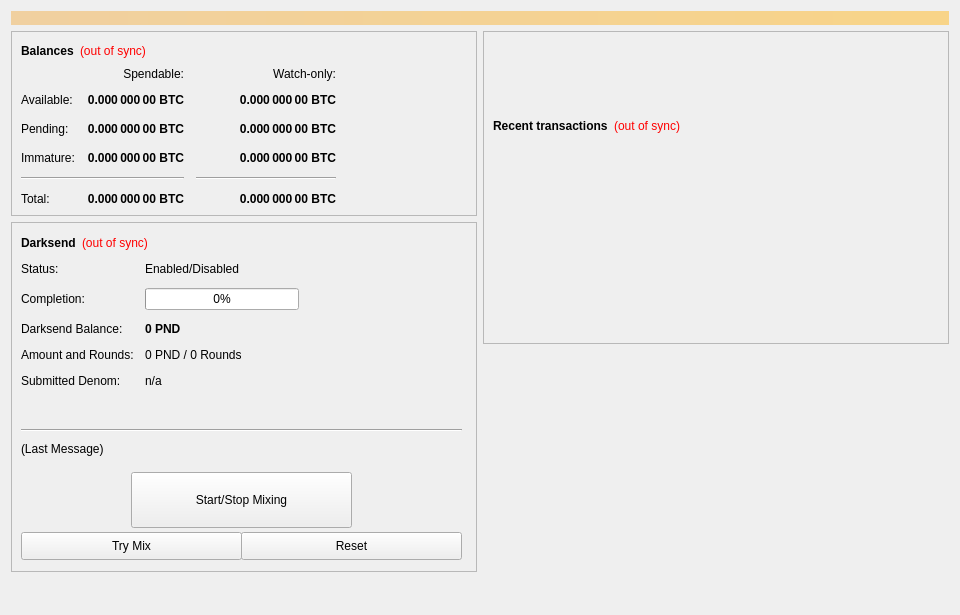
<?xml version="1.0" encoding="UTF-8"?>
<ui version="4.0">
 <class>OverviewPage</class>
 <widget class="QWidget" name="OverviewPage">
  <property name="geometry">
   <rect>
    <x>0</x>
    <y>0</y>
    <width>960</width>
    <height>615</height>
   </rect>
  </property>
  <property name="minimumSize">
   <size>
    <width>960</width>
    <height>0</height>
   </size>
  </property>
  <property name="windowTitle">
   <string>Form</string>
  </property>
  <layout class="QVBoxLayout" name="topLayout">
   <item>
    <widget class="QLabel" name="labelAlerts">
     <property name="visible">
      <bool>false</bool>
     </property>
     <property name="styleSheet">
      <string notr="true">background-color: qlineargradient(x1: 0, y1: 0, x2: 1, y2: 0, stop:0 #F0D0A0, stop:1 #F8D488); color:#000000;</string>
     </property>
     <property name="wordWrap">
      <bool>true</bool>
     </property>
     <property name="margin">
      <number>3</number>
     </property>
    </widget>
   </item>
   <item>
    <layout class="QHBoxLayout" name="horizontalLayout" stretch="1,1">
     <item>
      <layout class="QVBoxLayout" name="verticalLayout_2">
       <item>
        <widget class="QFrame" name="frame">
         <property name="frameShape">
          <enum>QFrame::StyledPanel</enum>
         </property>
         <property name="frameShadow">
          <enum>QFrame::Raised</enum>
         </property>
         <layout class="QVBoxLayout" name="verticalLayout_4">
          <item>
           <layout class="QHBoxLayout" name="horizontalLayout_4">
            <item>
             <widget class="QLabel" name="label_5">
              <property name="font">
               <font>
                <weight>75</weight>
                <bold>true</bold>
               </font>
              </property>
              <property name="text">
               <string>Balances</string>
              </property>
             </widget>
            </item>
            <item>
             <widget class="QLabel" name="labelWalletStatus">
              <property name="cursor">
               <cursorShape>WhatsThisCursor</cursorShape>
              </property>
              <property name="toolTip">
               <string>The displayed information may be out of date. Your wallet automatically synchronizes with the PND network after a connection is established, but this process has not completed yet.</string>
              </property>
              <property name="styleSheet">
               <string notr="true">QLabel { color: red; }</string>
              </property>
              <property name="text">
               <string notr="true">(out of sync)</string>
              </property>
              <property name="alignment">
               <set>Qt::AlignLeading|Qt::AlignLeft|Qt::AlignVCenter</set>
              </property>
             </widget>
            </item>
            <item>
             <spacer name="horizontalSpacer_3">
              <property name="orientation">
               <enum>Qt::Horizontal</enum>
              </property>
              <property name="sizeHint" stdset="0">
               <size>
                <width>40</width>
                <height>20</height>
               </size>
              </property>
             </spacer>
            </item>
           </layout>
          </item>
          <item>
           <layout class="QGridLayout" name="gridLayout">
            <property name="spacing">
             <number>12</number>
            </property>
            <item row="2" column="2">
             <widget class="QLabel" name="labelWatchPending">
              <property name="font">
               <font>
                <weight>75</weight>
                <bold>true</bold>
               </font>
              </property>
              <property name="cursor">
               <cursorShape>IBeamCursor</cursorShape>
              </property>
              <property name="toolTip">
               <string>Unconfirmed transactions to watch-only addresses</string>
              </property>
              <property name="text">
               <string notr="true">0.000 000 00 BTC</string>
              </property>
              <property name="alignment">
               <set>Qt::AlignRight|Qt::AlignTrailing|Qt::AlignVCenter</set>
              </property>
              <property name="textInteractionFlags">
               <set>Qt::LinksAccessibleByMouse|Qt::TextSelectableByKeyboard|Qt::TextSelectableByMouse</set>
              </property>
             </widget>
            </item>
            <item row="2" column="1">
             <widget class="QLabel" name="labelUnconfirmed">
              <property name="font">
               <font>
                <weight>75</weight>
                <bold>true</bold>
               </font>
              </property>
              <property name="cursor">
               <cursorShape>IBeamCursor</cursorShape>
              </property>
              <property name="toolTip">
               <string>Total of transactions that have yet to be confirmed, and do not yet count toward the spendable balance</string>
              </property>
              <property name="text">
               <string notr="true">0.000 000 00 BTC</string>
              </property>
              <property name="alignment">
               <set>Qt::AlignRight|Qt::AlignTrailing|Qt::AlignVCenter</set>
              </property>
              <property name="textInteractionFlags">
               <set>Qt::LinksAccessibleByMouse|Qt::TextSelectableByKeyboard|Qt::TextSelectableByMouse</set>
              </property>
             </widget>
            </item>
            <item row="3" column="2">
             <widget class="QLabel" name="labelWatchImmature">
              <property name="font">
               <font>
                <weight>75</weight>
                <bold>true</bold>
               </font>
              </property>
              <property name="cursor">
               <cursorShape>IBeamCursor</cursorShape>
              </property>
              <property name="toolTip">
               <string>Staked or masternode rewards in watch-only addresses that has not yet matured</string>
              </property>
              <property name="text">
               <string notr="true">0.000 000 00 BTC</string>
              </property>
              <property name="alignment">
               <set>Qt::AlignRight|Qt::AlignTrailing|Qt::AlignVCenter</set>
              </property>
              <property name="textInteractionFlags">
               <set>Qt::LinksAccessibleByMouse|Qt::TextSelectableByKeyboard|Qt::TextSelectableByMouse</set>
              </property>
             </widget>
            </item>
            <item row="4" column="0" colspan="2">
             <widget class="Line" name="lineSpendableBalance">
              <property name="orientation">
               <enum>Qt::Horizontal</enum>
              </property>
             </widget>
            </item>
            <item row="4" column="2">
             <widget class="Line" name="lineWatchBalance">
              <property name="sizePolicy">
               <sizepolicy hsizetype="Preferred" vsizetype="Fixed">
                <horstretch>0</horstretch>
                <verstretch>0</verstretch>
               </sizepolicy>
              </property>
              <property name="minimumSize">
               <size>
                <width>140</width>
                <height>0</height>
               </size>
              </property>
              <property name="orientation">
               <enum>Qt::Horizontal</enum>
              </property>
             </widget>
            </item>
            <item row="5" column="0">
             <widget class="QLabel" name="labelTotalText">
              <property name="text">
               <string>Total:</string>
              </property>
             </widget>
            </item>
            <item row="3" column="1">
             <widget class="QLabel" name="labelImmature">
              <property name="font">
               <font>
                <weight>75</weight>
                <bold>true</bold>
               </font>
              </property>
              <property name="cursor">
               <cursorShape>IBeamCursor</cursorShape>
              </property>
              <property name="toolTip">
               <string>Staked or masternode rewards that has not yet matured</string>
              </property>
              <property name="text">
               <string notr="true">0.000 000 00 BTC</string>
              </property>
              <property name="alignment">
               <set>Qt::AlignRight|Qt::AlignTrailing|Qt::AlignVCenter</set>
              </property>
              <property name="textInteractionFlags">
               <set>Qt::LinksAccessibleByMouse|Qt::TextSelectableByKeyboard|Qt::TextSelectableByMouse</set>
              </property>
             </widget>
            </item>
            <item row="2" column="3">
             <spacer name="horizontalSpacer_2">
              <property name="orientation">
               <enum>Qt::Horizontal</enum>
              </property>
              <property name="sizeHint" stdset="0">
               <size>
                <width>40</width>
                <height>20</height>
               </size>
              </property>
             </spacer>
            </item>
            <item row="3" column="0">
             <widget class="QLabel" name="labelImmatureText">
              <property name="text">
               <string>Immature:</string>
              </property>
             </widget>
            </item>
            <item row="5" column="1">
             <widget class="QLabel" name="labelTotal">
              <property name="font">
               <font>
                <weight>75</weight>
                <bold>true</bold>
               </font>
              </property>
              <property name="cursor">
               <cursorShape>IBeamCursor</cursorShape>
              </property>
              <property name="toolTip">
               <string>Your current total balance</string>
              </property>
              <property name="text">
               <string notr="true">0.000 000 00 BTC</string>
              </property>
              <property name="alignment">
               <set>Qt::AlignRight|Qt::AlignTrailing|Qt::AlignVCenter</set>
              </property>
              <property name="textInteractionFlags">
               <set>Qt::LinksAccessibleByMouse|Qt::TextSelectableByKeyboard|Qt::TextSelectableByMouse</set>
              </property>
             </widget>
            </item>
            <item row="5" column="2">
             <widget class="QLabel" name="labelWatchTotal">
              <property name="font">
               <font>
                <weight>75</weight>
                <bold>true</bold>
               </font>
              </property>
              <property name="cursor">
               <cursorShape>IBeamCursor</cursorShape>
              </property>
              <property name="toolTip">
               <string>Current total balance in watch-only addresses</string>
              </property>
              <property name="text">
               <string notr="true">0.000 000 00 BTC</string>
              </property>
              <property name="alignment">
               <set>Qt::AlignRight|Qt::AlignTrailing|Qt::AlignVCenter</set>
              </property>
              <property name="textInteractionFlags">
               <set>Qt::LinksAccessibleByMouse|Qt::TextSelectableByKeyboard|Qt::TextSelectableByMouse</set>
              </property>
             </widget>
            </item>
            <item row="0" column="2">
             <widget class="QLabel" name="labelWatchonly">
              <property name="text">
               <string>Watch-only:</string>
              </property>
              <property name="alignment">
               <set>Qt::AlignRight|Qt::AlignTrailing|Qt::AlignVCenter</set>
              </property>
             </widget>
            </item>
            <item row="1" column="0">
             <widget class="QLabel" name="labelBalanceText">
              <property name="text">
               <string>Available:</string>
              </property>
             </widget>
            </item>
            <item row="1" column="1">
             <widget class="QLabel" name="labelBalance">
              <property name="font">
               <font>
                <weight>75</weight>
                <bold>true</bold>
               </font>
              </property>
              <property name="cursor">
               <cursorShape>IBeamCursor</cursorShape>
              </property>
              <property name="toolTip">
               <string>Your current spendable balance</string>
              </property>
              <property name="text">
               <string notr="true">0.000 000 00 BTC</string>
              </property>
              <property name="alignment">
               <set>Qt::AlignRight|Qt::AlignTrailing|Qt::AlignVCenter</set>
              </property>
              <property name="textInteractionFlags">
               <set>Qt::LinksAccessibleByMouse|Qt::TextSelectableByKeyboard|Qt::TextSelectableByMouse</set>
              </property>
             </widget>
            </item>
            <item row="1" column="2">
             <widget class="QLabel" name="labelWatchAvailable">
              <property name="font">
               <font>
                <weight>75</weight>
                <bold>true</bold>
               </font>
              </property>
              <property name="cursor">
               <cursorShape>IBeamCursor</cursorShape>
              </property>
              <property name="toolTip">
               <string>Your current balance in watch-only addresses</string>
              </property>
              <property name="text">
               <string notr="true">0.000 000 00 BTC</string>
              </property>
              <property name="alignment">
               <set>Qt::AlignRight|Qt::AlignTrailing|Qt::AlignVCenter</set>
              </property>
              <property name="textInteractionFlags">
               <set>Qt::LinksAccessibleByMouse|Qt::TextSelectableByKeyboard|Qt::TextSelectableByMouse</set>
              </property>
             </widget>
            </item>
            <item row="2" column="0">
             <widget class="QLabel" name="labelPendingText">
              <property name="text">
               <string>Pending:</string>
              </property>
             </widget>
            </item>
            <item row="0" column="1">
             <widget class="QLabel" name="labelSpendable">
              <property name="text">
               <string>Spendable:</string>
              </property>
              <property name="alignment">
               <set>Qt::AlignRight|Qt::AlignTrailing|Qt::AlignVCenter</set>
              </property>
             </widget>
            </item>
           </layout>
          </item>
         </layout>
        </widget>
       </item>
       <item>
        <widget class="QFrame" name="frameDarksend">
         <property name="minimumSize">
          <size>
           <width>0</width>
           <height>350</height>
          </size>
         </property>
         <property name="layoutDirection">
          <enum>Qt::LeftToRight</enum>
         </property>
         <property name="frameShape">
          <enum>QFrame::StyledPanel</enum>
         </property>
         <property name="frameShadow">
          <enum>QFrame::Raised</enum>
         </property>
         <widget class="QWidget" name="formLayoutWidget">
          <property name="geometry">
           <rect>
            <x>10</x>
            <y>40</y>
            <width>451</width>
            <height>161</height>
           </rect>
          </property>
          <layout class="QFormLayout" name="formLayout">
           <property name="fieldGrowthPolicy">
            <enum>QFormLayout::AllNonFixedFieldsGrow</enum>
           </property>
           <property name="horizontalSpacing">
            <number>11</number>
           </property>
           <property name="verticalSpacing">
            <number>12</number>
           </property>
           <item row="0" column="0">
            <widget class="QLabel" name="label_6">
             <property name="text">
              <string>Status:</string>
             </property>
            </widget>
           </item>
           <item row="1" column="0">
            <widget class="QLabel" name="label_7">
             <property name="text">
              <string>Completion:</string>
             </property>
            </widget>
           </item>
           <item row="1" column="1">
            <widget class="QProgressBar" name="DarksendProgress">
             <property name="maximumSize">
              <size>
               <width>154</width>
               <height>16777215</height>
              </size>
             </property>
             <property name="value">
              <number>0</number>
             </property>
            </widget>
           </item>
           <item row="2" column="0">
            <widget class="QLabel" name="labelAnonymizedText">
             <property name="text">
              <string>Darksend Balance:</string>
             </property>
            </widget>
           </item>
           <item row="2" column="1">
            <widget class="QLabel" name="labelAnonymized">
             <property name="font">
              <font>
               <weight>75</weight>
               <bold>true</bold>
              </font>
             </property>
             <property name="text">
              <string notr="true">0 PND</string>
             </property>
            </widget>
           </item>
           <item row="3" column="0">
            <widget class="QLabel" name="label_8">
             <property name="text">
              <string>Amount and Rounds:</string>
             </property>
            </widget>
           </item>
           <item row="3" column="1">
            <widget class="QLabel" name="labelAmountRounds">
             <property name="text">
              <string>0 PND / 0 Rounds</string>
             </property>
            </widget>
           </item>
           <item row="4" column="0">
            <widget class="QLabel" name="label_9">
             <property name="text">
              <string>Submitted Denom:</string>
             </property>
            </widget>
           </item>
           <item row="4" column="1">
            <widget class="QLabel" name="labelSubmittedDenom">
             <property name="toolTip">
              <string>The denominations you submitted to the Masternode.&lt;br&gt;To mix, other users must submit the exact same denominations.</string>
             </property>
             <property name="text">
              <string>n/a</string>
             </property>
            </widget>
           </item>
           <item row="0" column="1">
            <widget class="QLabel" name="DarksendEnabled">
             <property name="text">
              <string>Enabled/Disabled</string>
             </property>
            </widget>
           </item>
          </layout>
         </widget>
         <widget class="QPushButton" name="runAutoDenom">
          <property name="geometry">
           <rect>
            <x>251</x>
            <y>17</y>
            <width>1</width>
            <height>1</height>
           </rect>
          </property>
          <property name="palette">
           <palette>
            <active>
             <colorrole role="WindowText">
              <brush brushstyle="SolidPattern">
               <color alpha="255">
                <red>0</red>
                <green>0</green>
                <blue>0</blue>
               </color>
              </brush>
             </colorrole>
             <colorrole role="Button">
              <brush brushstyle="SolidPattern">
               <color alpha="255">
                <red>239</red>
                <green>238</green>
                <blue>238</blue>
               </color>
              </brush>
             </colorrole>
             <colorrole role="Light">
              <brush brushstyle="SolidPattern">
               <color alpha="255">
                <red>255</red>
                <green>255</green>
                <blue>255</blue>
               </color>
              </brush>
             </colorrole>
             <colorrole role="Midlight">
              <brush brushstyle="SolidPattern">
               <color alpha="255">
                <red>247</red>
                <green>246</green>
                <blue>246</blue>
               </color>
              </brush>
             </colorrole>
             <colorrole role="Dark">
              <brush brushstyle="SolidPattern">
               <color alpha="255">
                <red>119</red>
                <green>119</green>
                <blue>119</blue>
               </color>
              </brush>
             </colorrole>
             <colorrole role="Mid">
              <brush brushstyle="SolidPattern">
               <color alpha="255">
                <red>159</red>
                <green>159</green>
                <blue>159</blue>
               </color>
              </brush>
             </colorrole>
             <colorrole role="Text">
              <brush brushstyle="SolidPattern">
               <color alpha="255">
                <red>0</red>
                <green>0</green>
                <blue>0</blue>
               </color>
              </brush>
             </colorrole>
             <colorrole role="BrightText">
              <brush brushstyle="SolidPattern">
               <color alpha="255">
                <red>255</red>
                <green>255</green>
                <blue>255</blue>
               </color>
              </brush>
             </colorrole>
             <colorrole role="ButtonText">
              <brush brushstyle="SolidPattern">
               <color alpha="255">
                <red>0</red>
                <green>0</green>
                <blue>0</blue>
               </color>
              </brush>
             </colorrole>
             <colorrole role="Base">
              <brush brushstyle="SolidPattern">
               <color alpha="255">
                <red>255</red>
                <green>255</green>
                <blue>255</blue>
               </color>
              </brush>
             </colorrole>
             <colorrole role="Window">
              <brush brushstyle="SolidPattern">
               <color alpha="255">
                <red>239</red>
                <green>238</green>
                <blue>238</blue>
               </color>
              </brush>
             </colorrole>
             <colorrole role="Shadow">
              <brush brushstyle="SolidPattern">
               <color alpha="255">
                <red>0</red>
                <green>0</green>
                <blue>0</blue>
               </color>
              </brush>
             </colorrole>
             <colorrole role="AlternateBase">
              <brush brushstyle="SolidPattern">
               <color alpha="255">
                <red>247</red>
                <green>246</green>
                <blue>246</blue>
               </color>
              </brush>
             </colorrole>
             <colorrole role="ToolTipBase">
              <brush brushstyle="SolidPattern">
               <color alpha="255">
                <red>255</red>
                <green>255</green>
                <blue>220</blue>
               </color>
              </brush>
             </colorrole>
             <colorrole role="ToolTipText">
              <brush brushstyle="SolidPattern">
               <color alpha="255">
                <red>0</red>
                <green>0</green>
                <blue>0</blue>
               </color>
              </brush>
             </colorrole>
            </active>
            <inactive>
             <colorrole role="WindowText">
              <brush brushstyle="SolidPattern">
               <color alpha="255">
                <red>0</red>
                <green>0</green>
                <blue>0</blue>
               </color>
              </brush>
             </colorrole>
             <colorrole role="Button">
              <brush brushstyle="SolidPattern">
               <color alpha="255">
                <red>239</red>
                <green>238</green>
                <blue>238</blue>
               </color>
              </brush>
             </colorrole>
             <colorrole role="Light">
              <brush brushstyle="SolidPattern">
               <color alpha="255">
                <red>255</red>
                <green>255</green>
                <blue>255</blue>
               </color>
              </brush>
             </colorrole>
             <colorrole role="Midlight">
              <brush brushstyle="SolidPattern">
               <color alpha="255">
                <red>247</red>
                <green>246</green>
                <blue>246</blue>
               </color>
              </brush>
             </colorrole>
             <colorrole role="Dark">
              <brush brushstyle="SolidPattern">
               <color alpha="255">
                <red>119</red>
                <green>119</green>
                <blue>119</blue>
               </color>
              </brush>
             </colorrole>
             <colorrole role="Mid">
              <brush brushstyle="SolidPattern">
               <color alpha="255">
                <red>159</red>
                <green>159</green>
                <blue>159</blue>
               </color>
              </brush>
             </colorrole>
             <colorrole role="Text">
              <brush brushstyle="SolidPattern">
               <color alpha="255">
                <red>0</red>
                <green>0</green>
                <blue>0</blue>
               </color>
              </brush>
             </colorrole>
             <colorrole role="BrightText">
              <brush brushstyle="SolidPattern">
               <color alpha="255">
                <red>255</red>
                <green>255</green>
                <blue>255</blue>
               </color>
              </brush>
             </colorrole>
             <colorrole role="ButtonText">
              <brush brushstyle="SolidPattern">
               <color alpha="255">
                <red>0</red>
                <green>0</green>
                <blue>0</blue>
               </color>
              </brush>
             </colorrole>
             <colorrole role="Base">
              <brush brushstyle="SolidPattern">
               <color alpha="255">
                <red>255</red>
                <green>255</green>
                <blue>255</blue>
               </color>
              </brush>
             </colorrole>
             <colorrole role="Window">
              <brush brushstyle="SolidPattern">
               <color alpha="255">
                <red>239</red>
                <green>238</green>
                <blue>238</blue>
               </color>
              </brush>
             </colorrole>
             <colorrole role="Shadow">
              <brush brushstyle="SolidPattern">
               <color alpha="255">
                <red>0</red>
                <green>0</green>
                <blue>0</blue>
               </color>
              </brush>
             </colorrole>
             <colorrole role="AlternateBase">
              <brush brushstyle="SolidPattern">
               <color alpha="255">
                <red>247</red>
                <green>246</green>
                <blue>246</blue>
               </color>
              </brush>
             </colorrole>
             <colorrole role="ToolTipBase">
              <brush brushstyle="SolidPattern">
               <color alpha="255">
                <red>255</red>
                <green>255</green>
                <blue>220</blue>
               </color>
              </brush>
             </colorrole>
             <colorrole role="ToolTipText">
              <brush brushstyle="SolidPattern">
               <color alpha="255">
                <red>0</red>
                <green>0</green>
                <blue>0</blue>
               </color>
              </brush>
             </colorrole>
            </inactive>
            <disabled>
             <colorrole role="WindowText">
              <brush brushstyle="SolidPattern">
               <color alpha="255">
                <red>119</red>
                <green>119</green>
                <blue>119</blue>
               </color>
              </brush>
             </colorrole>
             <colorrole role="Button">
              <brush brushstyle="SolidPattern">
               <color alpha="255">
                <red>239</red>
                <green>238</green>
                <blue>238</blue>
               </color>
              </brush>
             </colorrole>
             <colorrole role="Light">
              <brush brushstyle="SolidPattern">
               <color alpha="255">
                <red>255</red>
                <green>255</green>
                <blue>255</blue>
               </color>
              </brush>
             </colorrole>
             <colorrole role="Midlight">
              <brush brushstyle="SolidPattern">
               <color alpha="255">
                <red>247</red>
                <green>246</green>
                <blue>246</blue>
               </color>
              </brush>
             </colorrole>
             <colorrole role="Dark">
              <brush brushstyle="SolidPattern">
               <color alpha="255">
                <red>119</red>
                <green>119</green>
                <blue>119</blue>
               </color>
              </brush>
             </colorrole>
             <colorrole role="Mid">
              <brush brushstyle="SolidPattern">
               <color alpha="255">
                <red>159</red>
                <green>159</green>
                <blue>159</blue>
               </color>
              </brush>
             </colorrole>
             <colorrole role="Text">
              <brush brushstyle="SolidPattern">
               <color alpha="255">
                <red>119</red>
                <green>119</green>
                <blue>119</blue>
               </color>
              </brush>
             </colorrole>
             <colorrole role="BrightText">
              <brush brushstyle="SolidPattern">
               <color alpha="255">
                <red>255</red>
                <green>255</green>
                <blue>255</blue>
               </color>
              </brush>
             </colorrole>
             <colorrole role="ButtonText">
              <brush brushstyle="SolidPattern">
               <color alpha="255">
                <red>119</red>
                <green>119</green>
                <blue>119</blue>
               </color>
              </brush>
             </colorrole>
             <colorrole role="Base">
              <brush brushstyle="SolidPattern">
               <color alpha="255">
                <red>239</red>
                <green>238</green>
                <blue>238</blue>
               </color>
              </brush>
             </colorrole>
             <colorrole role="Window">
              <brush brushstyle="SolidPattern">
               <color alpha="255">
                <red>239</red>
                <green>238</green>
                <blue>238</blue>
               </color>
              </brush>
             </colorrole>
             <colorrole role="Shadow">
              <brush brushstyle="SolidPattern">
               <color alpha="255">
                <red>0</red>
                <green>0</green>
                <blue>0</blue>
               </color>
              </brush>
             </colorrole>
             <colorrole role="AlternateBase">
              <brush brushstyle="SolidPattern">
               <color alpha="255">
                <red>239</red>
                <green>238</green>
                <blue>238</blue>
               </color>
              </brush>
             </colorrole>
             <colorrole role="ToolTipBase">
              <brush brushstyle="SolidPattern">
               <color alpha="255">
                <red>255</red>
                <green>255</green>
                <blue>220</blue>
               </color>
              </brush>
             </colorrole>
             <colorrole role="ToolTipText">
              <brush brushstyle="SolidPattern">
               <color alpha="255">
                <red>0</red>
                <green>0</green>
                <blue>0</blue>
               </color>
              </brush>
             </colorrole>
            </disabled>
           </palette>
          </property>
          <property name="focusPolicy">
           <enum>Qt::NoFocus</enum>
          </property>
          <property name="autoFillBackground">
           <bool>true</bool>
          </property>
          <property name="text">
           <string/>
          </property>
          <property name="flat">
           <bool>true</bool>
          </property>
         </widget>
         <widget class="QPushButton" name="toggleDarksend">
          <property name="geometry">
           <rect>
            <x>120</x>
            <y>250</y>
            <width>221</width>
            <height>56</height>
           </rect>
          </property>
          <property name="sizePolicy">
           <sizepolicy hsizetype="MinimumExpanding" vsizetype="Fixed">
            <horstretch>0</horstretch>
            <verstretch>0</verstretch>
           </sizepolicy>
          </property>
          <property name="text">
           <string>Start/Stop Mixing</string>
          </property>
         </widget>
         <widget class="Line" name="lineLastMessage">
          <property name="geometry">
           <rect>
            <x>10</x>
            <y>200</y>
            <width>441</width>
            <height>16</height>
           </rect>
          </property>
          <property name="orientation">
           <enum>Qt::Horizontal</enum>
          </property>
         </widget>
         <widget class="QLabel" name="DarksendStatus">
          <property name="geometry">
           <rect>
            <x>10</x>
            <y>220</y>
            <width>451</width>
            <height>61</height>
           </rect>
          </property>
          <property name="minimumSize">
           <size>
            <width>288</width>
            <height>43</height>
           </size>
          </property>
          <property name="text">
           <string>(Last Message)</string>
          </property>
          <property name="alignment">
           <set>Qt::AlignLeading|Qt::AlignLeft|Qt::AlignTop</set>
          </property>
          <property name="wordWrap">
           <bool>true</bool>
          </property>
         </widget>
         <widget class="QPushButton" name="DarksendAuto">
          <property name="geometry">
           <rect>
            <x>10</x>
            <y>310</y>
            <width>221</width>
            <height>28</height>
           </rect>
          </property>
          <property name="sizePolicy">
           <sizepolicy hsizetype="MinimumExpanding" vsizetype="Fixed">
            <horstretch>0</horstretch>
            <verstretch>0</verstretch>
           </sizepolicy>
          </property>
          <property name="toolTip">
           <string>Try to manually submit a Darksend request.</string>
          </property>
          <property name="text">
           <string>Try Mix</string>
          </property>
         </widget>
         <widget class="QPushButton" name="DarksendReset">
          <property name="geometry">
           <rect>
            <x>230</x>
            <y>310</y>
            <width>221</width>
            <height>28</height>
           </rect>
          </property>
          <property name="sizePolicy">
           <sizepolicy hsizetype="MinimumExpanding" vsizetype="Fixed">
            <horstretch>0</horstretch>
            <verstretch>0</verstretch>
           </sizepolicy>
          </property>
          <property name="toolTip">
           <string>Reset the current status of Darksend (can interrupt Darksend if it's in the process of Mixing, which can cost you money!)</string>
          </property>
          <property name="autoFillBackground">
           <bool>false</bool>
          </property>
          <property name="text">
           <string>Reset</string>
          </property>
         </widget>
         <widget class="QWidget" name="layoutWidget">
          <property name="geometry">
           <rect>
            <x>10</x>
            <y>10</y>
            <width>431</width>
            <height>22</height>
           </rect>
          </property>
          <layout class="QHBoxLayout" name="horizontalLayout_5">
           <item>
            <widget class="QLabel" name="label_2">
             <property name="font">
              <font>
               <weight>75</weight>
               <bold>true</bold>
              </font>
             </property>
             <property name="text">
              <string>Darksend</string>
             </property>
            </widget>
           </item>
           <item>
            <widget class="QLabel" name="labelDarksendSyncStatus">
             <property name="toolTip">
              <string>The displayed information may be out of date. Your wallet automatically synchronizes with the PND network after a connection is established, but this process has not completed yet.</string>
             </property>
             <property name="styleSheet">
              <string notr="true">QLabel { color: red; }</string>
             </property>
             <property name="text">
              <string notr="true">(out of sync)</string>
             </property>
             <property name="alignment">
              <set>Qt::AlignLeading|Qt::AlignLeft|Qt::AlignVCenter</set>
             </property>
            </widget>
           </item>
           <item>
            <spacer name="horizontalSpacer_4">
             <property name="orientation">
              <enum>Qt::Horizontal</enum>
             </property>
             <property name="sizeHint" stdset="0">
              <size>
               <width>40</width>
               <height>20</height>
              </size>
             </property>
            </spacer>
           </item>
          </layout>
         </widget>
        </widget>
       </item>
       <item>
        <spacer name="verticalSpacer">
         <property name="orientation">
          <enum>Qt::Vertical</enum>
         </property>
         <property name="sizeHint" stdset="0">
          <size>
           <width>20</width>
           <height>40</height>
          </size>
         </property>
        </spacer>
       </item>
      </layout>
     </item>
     <item>
      <layout class="QVBoxLayout" name="verticalLayout_3">
       <item>
        <widget class="QFrame" name="frame_2">
         <property name="frameShape">
          <enum>QFrame::StyledPanel</enum>
         </property>
         <property name="frameShadow">
          <enum>QFrame::Raised</enum>
         </property>
         <layout class="QVBoxLayout" name="verticalLayout">
          <item>
           <spacer name="verticalSpacer_3">
            <property name="orientation">
             <enum>Qt::Vertical</enum>
            </property>
            <property name="sizeType">
             <enum>QSizePolicy::Fixed</enum>
            </property>
            <property name="sizeHint" stdset="0">
             <size>
              <width>20</width>
              <height>75</height>
             </size>
            </property>
           </spacer>
          </item>
          <item>
           <layout class="QHBoxLayout" name="horizontalLayout_2">
            <item>
             <widget class="QLabel" name="label_4">
              <property name="font">
               <font>
                <weight>75</weight>
                <bold>true</bold>
               </font>
              </property>
              <property name="text">
               <string>Recent transactions</string>
              </property>
             </widget>
            </item>
            <item>
             <widget class="QLabel" name="labelTransactionsStatus">
              <property name="cursor">
               <cursorShape>WhatsThisCursor</cursorShape>
              </property>
              <property name="toolTip">
               <string>The displayed information may be out of date. Your wallet automatically synchronizes with the PND network after a connection is established, but this process has not completed yet.</string>
              </property>
              <property name="styleSheet">
               <string notr="true">QLabel { color: red; }</string>
              </property>
              <property name="text">
               <string notr="true">(out of sync)</string>
              </property>
              <property name="alignment">
               <set>Qt::AlignRight|Qt::AlignTrailing|Qt::AlignVCenter</set>
              </property>
             </widget>
            </item>
            <item>
             <spacer name="horizontalSpacer">
              <property name="orientation">
               <enum>Qt::Horizontal</enum>
              </property>
              <property name="sizeHint" stdset="0">
               <size>
                <width>40</width>
                <height>20</height>
               </size>
              </property>
             </spacer>
            </item>
           </layout>
          </item>
          <item>
           <widget class="QListView" name="listTransactions">
            <property name="styleSheet">
             <string notr="true">QListView { background: transparent; }</string>
            </property>
            <property name="frameShape">
             <enum>QFrame::NoFrame</enum>
            </property>
            <property name="verticalScrollBarPolicy">
             <enum>Qt::ScrollBarAlwaysOff</enum>
            </property>
            <property name="horizontalScrollBarPolicy">
             <enum>Qt::ScrollBarAlwaysOff</enum>
            </property>
            <property name="selectionMode">
             <enum>QAbstractItemView::NoSelection</enum>
            </property>
           </widget>
          </item>
         </layout>
        </widget>
       </item>
       <item>
        <spacer name="verticalSpacer_2">
         <property name="orientation">
          <enum>Qt::Vertical</enum>
         </property>
         <property name="sizeType">
          <enum>QSizePolicy::Expanding</enum>
         </property>
         <property name="sizeHint" stdset="0">
          <size>
           <width>20</width>
           <height>40</height>
          </size>
         </property>
        </spacer>
       </item>
      </layout>
     </item>
    </layout>
   </item>
  </layout>
 </widget>
 <resources/>
 <connections/>
</ui>
